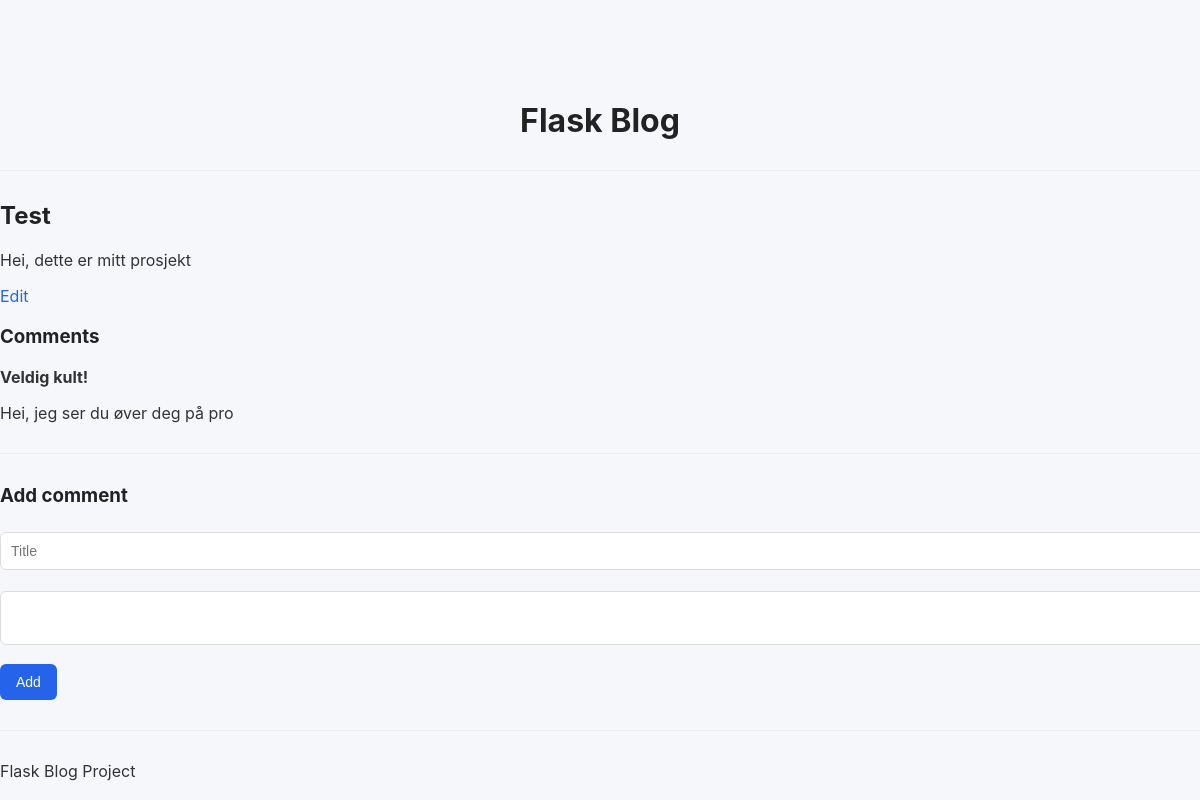
/post/1, run on the app's committed database.
### tables this page shows
CREATE TABLE posts (
    id INTEGER PRIMARY KEY AUTOINCREMENT,
    title TEXT NOT NULL,
    body TEXT NOT NULL,
    tags TEXT,
    created TIMESTAMP DEFAULT CURRENT_TIMESTAMP
);

CREATE TABLE comments (
    id INTEGER PRIMARY KEY AUTOINCREMENT,
    post_id INTEGER,
    title TEXT,
    content TEXT,
    created TIMESTAMP DEFAULT CURRENT_TIMESTAMP,
    FOREIGN KEY(post_id) REFERENCES posts(id)
);

### app.py (the view)
@app.route("/post/<int:post_id>")
def post(post_id):
    post = db.get_post(post_id)
    if post is None:
        abort(404)
    comments = db.get_comments(post_id)
    return render_template(
        "post.html",
        post=post,
        comments=comments
    )

### db.py (called while the page is built)
def get_db():
    conn = sqlite3.connect(DATABASE)
    conn.row_factory = sqlite3.Row
    return conn

def get_post(post_id):
    conn = get_db()
    post = conn.execute(
        "SELECT * FROM posts WHERE id = ?", (post_id,)
    ).fetchone()
    conn.close()
    return post

def get_comments(post_id):
    conn = get_db()
    comments = conn.execute(
        "SELECT * FROM comments WHERE post_id=? ORDER BY created DESC",
        (post_id,),
    ).fetchall()
    conn.close()
    return comments

### templates/post.html
{% extends "base.html" %}
{% block content %}
<h2>{{post.title}}</h2>
<p>{{post.body}}</p>
<a href="/edit/{{post.id}}">Edit</a>
<h3>Comments</h3>
{% for c in comments %}
<b>{{c.title}}</b>
<p>{{c.content}}</p>
<hr>
{% endfor %}
<h3>Add comment</h3>
<form method="post" action="/comment/{{post.id}}">
<input name="title" placeholder="Title">
<textarea name="content"></textarea>
<button type="submit">Add</button>
</form>
{% endblock %}

### static/style.css (style rules this page uses)
body { font-family: -apple-system, BlinkMacSystemFont, "Segoe UI", Roboto, Arial, sans-serif; background-color: #f5f7fb; margin: 0; padding: 0; color: #333; }
h2, h3 { color: #222; }
a { color: #2563eb; text-decoration: none; }
button { background: #2563eb; border: none; color: white; padding: 10px 16px; border-radius: 6px; cursor: pointer; font-size: 14px; }
input, textarea { width: 100%; padding: 10px; margin-top: 6px; margin-bottom: 15px; border-radius: 6px; border: 1px solid #ddd; font-size: 14px; }
textarea { resize: vertical; }
hr { border: none; border-top: 1px solid #eee; margin: 30px 0; }

### data on the page
posts: title "Test", body "Hei, dette er mitt prosjekt"
comments: title "Veldig kult!", content "Hei, jeg ser du øver deg på pro"
